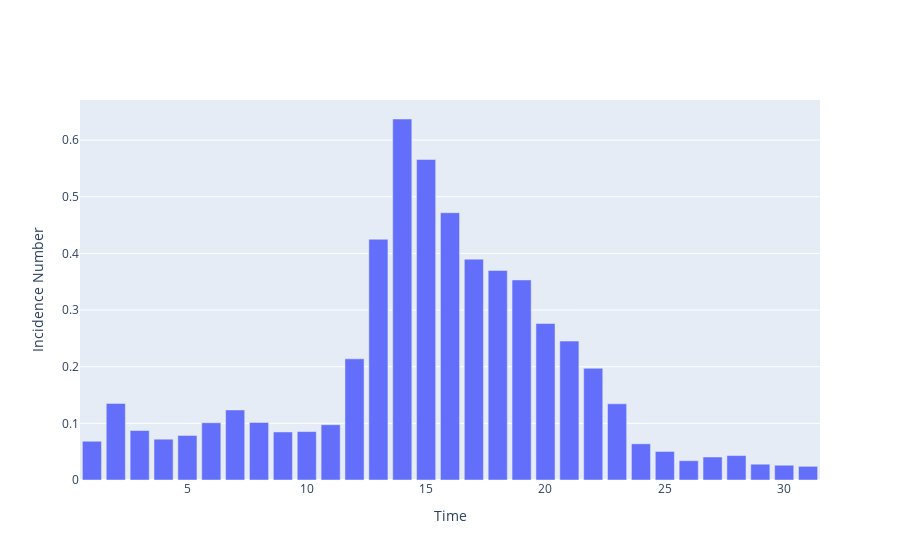

Here is the notebook cell this chart was saved with:
### Markdown cell above
## Visualise data

### Code cell
# Scale data in units of 100k
data = seirmo.DatasetLibrary().french_flu()
test_data = data.rename(columns={'time_index': 'Time', 'inc': 'Incidence Number'})
test_data['Incidence Number'] = test_data['Incidence Number'] / 1e6

fig = seirmo.plots.IncidenceNumberPlot()
fig.add_data(test_data.loc[0:30])
fig.show()

### Figure 1 — Plotly figure (JSON) as saved in the notebook; plotly's stock layout.template omitted (floating-point values rounded to 4 significant figures)
{"data": [{"name": "cases", "type": "bar", "x": [1, 2, 3, 4, 5, 6, 7, 8, 9, 10, 11, 12, 13, 14, 15, 16, 17, 18, 19, 20, 21, 22, 23, 24, 25, 26, 27, 28, 29, 30, 31], "y": [0.06842, 0.1352, 0.08733, 0.07203, 0.07862, 0.1011, 0.1237, 0.1017, 0.08483, 0.08549, 0.09759, 0.2139, 0.4249, 0.6373, 0.5658, 0.4719, 0.3899, 0.3699, 0.3532, 0.2762, 0.2452, 0.1972, 0.1345, 0.06388, 0.05036, 0.03405, 0.04056, 0.04315, 0.0279, 0.0261, 0.0241]}], "layout": {"xaxis": {"title": {"text": "Time"}}, "yaxis": {"title": {"text": "Incidence Number"}}}}
